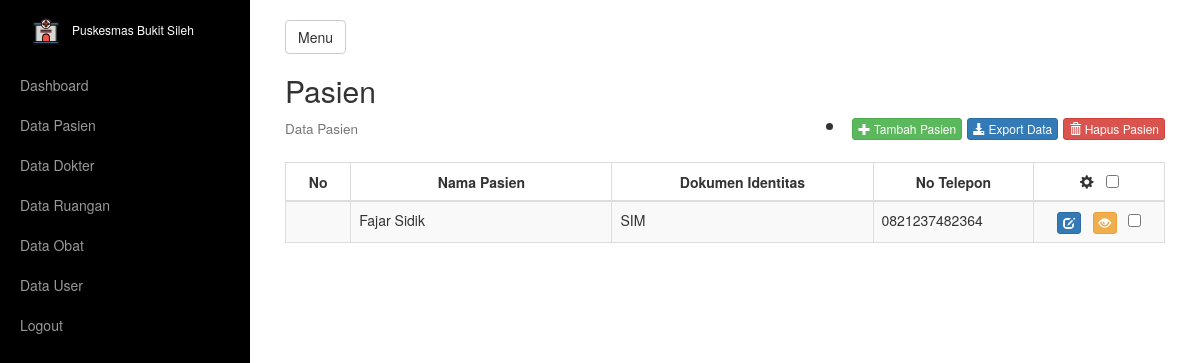
The app's page /pasien/index.php (signed in) with its own data.
### tables this page shows
CREATE TABLE `tb_pasien` (
  `id_pasien` varchar(150) NOT NULL,
  `nama_pasien` varchar(200) NOT NULL,
  `dok_identitas` enum('KTP','SIM','Paspor','Kitas') NOT NULL,
  `nomor_identitas` varchar(30) NOT NULL,
  `jenis_kelamin` enum('Pria','Wanita') NOT NULL,
  `alamat` text NOT NULL,
  `no_telp` varchar(15) NOT NULL
);

### pasien/index.php (the view, shortened to what this page needs)
<?php include_once '../_header.php'; ?>
<div class="box">
    <h2>Pasien</h2>
    <h4 style="margin-bottom: 25px;">
        <small>Data Pasien</small>
        <div class="pull-right">
    <?php
                if ($level == "superadmin") {
                ?>
                    <li>
            <a href="form_pasien.php" class="btn btn-success btn-xs"><i class="glyphicon glyphicon-plus"></i>&nbsp;Tambah Pasien</a>
            <a href="../export/data_pasien.php" class="btn btn-primary btn-xs"><i class="glyphicon glyphicon-download-alt"></i>&nbsp;Export Data</a>
            <button class="btn btn-danger btn-xs" id="hapus_pasien"><i class="glyphicon glyphicon-trash"></i>&nbsp;Hapus Pasien</button><?php } ?>
        </div>
    </h4>
    <form name="proses" method="POST">
        <div class="table-responsive">
            <table id="dataTable" class="display table table-striped table-bordered table-hover" style="width: 100%;">
                <thead>
                    <tr>
                        <th style="width: 5%; text-align: center;">No</th>
                        <th style="width: 20%; text-align: center;">Nama Pasien</th>
                        <th style="width: 20%; text-align: center;">Dokumen Identitas</th>
                        <th style="width: 10%; text-align: center;">No Telepon</th>
                        <th style="width: 10%; text-align: center;"><i class="glyphicon glyphicon-cog"></i> &nbsp; <input type="checkbox" id="select_all"></th>
                    </tr>
                </thead>
                <tbody>
                    <?php
                    $sql_select_pasien = mysqli_query($connect, "SELECT * FROM tb_pasien");
                    while ($data_pasien = mysqli_fetch_array($sql_select_pasien)) {
                    ?>
                        <tr>
                            <td></td>
                            <td><?= $data_pasien['nama_pasien']; ?></td>
                            <td><?= $data_pasien['dok_identitas']; ?></td>
                            <td><?= $data_pasien['no_telp']; ?></td>
                            <td style="vertical-align: middle; text-align: center;">
                                <a href="form_pasien.php?id=<?= $data_pasien['id_pasien']; ?>" class="btn btn-primary btn-xs"><i class="glyphicon glyphicon-edit"></i></a>&nbsp;&nbsp;
                                <a href="detail_pasien.php?id=<?= $data_pasien['id_pasien']; ?>" class="btn btn-warning btn-xs"><i class="glyphicon glyphicon-eye-open"></i></a>&nbsp;&nbsp;
                                <input type="checkbox" name="checked[]" class="check" value="<?= $data_pasien['id_pasien']; ?>">
                            </td>
                        </tr>
                    <?php } ?>
                </tbody>
            </table>
        </div>
    </form>
</div>
<?php include_once '../_footer.php'; ?>

### records on screen
tb_pasien: nama_pasien "Fajar Sidik", dok_identitas "SIM", no_telp "0821237482364"
